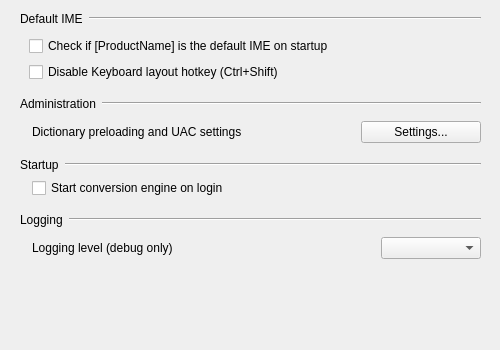
    <widget class="QWidget" name="miscTab">
     <attribute name="title">
      <string>Misc</string>
     </attribute>
     <widget class="QWidget" name="widgetMisc" native="true">
      <property name="geometry">
       <rect>
        <x>20</x>
        <y>10</y>
        <width>471</width>
        <height>331</height>
       </rect>
      </property>
      <property name="sizePolicy">
       <sizepolicy hsizetype="Preferred" vsizetype="Fixed">
        <horstretch>0</horstretch>
        <verstretch>0</verstretch>
       </sizepolicy>
      </property>
      <layout class="QVBoxLayout" name="verticalLayout">
       <property name="spacing">
        <number>15</number>
       </property>
       <property name="leftMargin">
        <number>0</number>
       </property>
       <property name="topMargin">
        <number>2</number>
       </property>
       <property name="rightMargin">
        <number>5</number>
       </property>
       <property name="bottomMargin">
        <number>0</number>
       </property>
       <item>
        <widget class="QWidget" name="miscDefaultIMEWidget" native="true">
         <property name="sizePolicy">
          <sizepolicy hsizetype="Preferred" vsizetype="Fixed">
           <horstretch>0</horstretch>
           <verstretch>0</verstretch>
          </sizepolicy>
         </property>
         <layout class="QVBoxLayout" name="verticalLayout_3">
          <property name="spacing">
           <number>10</number>
          </property>
          <property name="leftMargin">
           <number>0</number>
          </property>
          <property name="topMargin">
           <number>0</number>
          </property>
          <property name="rightMargin">
           <number>5</number>
          </property>
          <property name="bottomMargin">
           <number>0</number>
          </property>
          <item>
           <widget class="QWidget" name="widget_3" native="true">
            <property name="sizePolicy">
             <sizepolicy hsizetype="Preferred" vsizetype="Fixed">
              <horstretch>0</horstretch>
              <verstretch>0</verstretch>
             </sizepolicy>
            </property>
            <layout class="QHBoxLayout" name="horizontalLayout_5">
             <property name="spacing">
              <number>6</number>
             </property>
             <property name="margin">
              <number>0</number>
             </property>
             <item>
              <widget class="QLabel" name="checkDefaultLabel">
               <property name="text">
                <string>Default IME</string>
               </property>
              </widget>
             </item>
             <item>
              <widget class="Line" name="checkDefaultLine">
               <property name="sizePolicy">
                <sizepolicy hsizetype="MinimumExpanding" vsizetype="Fixed">
                 <horstretch>0</horstretch>
                 <verstretch>0</verstretch>
                </sizepolicy>
               </property>
               <property name="orientation">
                <enum>Qt::Horizontal</enum>
               </property>
              </widget>
             </item>
            </layout>
           </widget>
          </item>
          <item>
           <widget class="QWidget" name="widget_4" native="true">
            <property name="sizePolicy">
             <sizepolicy hsizetype="Preferred" vsizetype="Fixed">
              <horstretch>0</horstretch>
              <verstretch>0</verstretch>
             </sizepolicy>
            </property>
            <layout class="QVBoxLayout" name="verticalLayout_2">
             <property name="topMargin">
              <number>0</number>
             </property>
             <property name="rightMargin">
              <number>0</number>
             </property>
             <property name="bottomMargin">
              <number>0</number>
             </property>
             <item>
              <widget class="QCheckBox" name="checkDefaultCheckBox">
               <property name="sizePolicy">
                <sizepolicy hsizetype="Minimum" vsizetype="Fixed">
                 <horstretch>0</horstretch>
                 <verstretch>0</verstretch>
                </sizepolicy>
               </property>
               <property name="text">
                <string>Check if [ProductName] is the default IME on startup</string>
               </property>
               <property name="tristate">
                <bool>false</bool>
               </property>
              </widget>
             </item>
             <item>
              <widget class="QCheckBox" name="IMEHotKeyDisabledCheckBox">
               <property name="text">
                <string>Disable Keyboard layout hotkey (Ctrl+Shift)</string>
               </property>
              </widget>
             </item>
            </layout>
           </widget>
          </item>
         </layout>
        </widget>
       </item>
       <item>
        <widget class="QWidget" name="miscAdministrationWidget" native="true">
         <property name="sizePolicy">
          <sizepolicy hsizetype="Preferred" vsizetype="Fixed">
           <horstretch>0</horstretch>
           <verstretch>0</verstretch>
          </sizepolicy>
         </property>
         <layout class="QVBoxLayout" name="verticalLayout_4">
          <property name="spacing">
           <number>10</number>
          </property>
          <property name="leftMargin">
           <number>0</number>
          </property>
          <property name="topMargin">
           <number>0</number>
          </property>
          <property name="rightMargin">
           <number>5</number>
          </property>
          <property name="bottomMargin">
           <number>0</number>
          </property>
          <item>
           <widget class="QWidget" name="widget_7" native="true">
            <property name="sizePolicy">
             <sizepolicy hsizetype="Preferred" vsizetype="Fixed">
              <horstretch>0</horstretch>
              <verstretch>0</verstretch>
             </sizepolicy>
            </property>
            <layout class="QHBoxLayout" name="horizontalLayout_7">
             <property name="spacing">
              <number>6</number>
             </property>
             <property name="margin">
              <number>0</number>
             </property>
             <item>
              <widget class="QLabel" name="administrationLabel">
               <property name="text">
                <string>Administration</string>
               </property>
              </widget>
             </item>
             <item>
              <widget class="Line" name="administrationLine">
               <property name="sizePolicy">
                <sizepolicy hsizetype="MinimumExpanding" vsizetype="Fixed">
                 <horstretch>0</horstretch>
                 <verstretch>0</verstretch>
                </sizepolicy>
               </property>
               <property name="orientation">
                <enum>Qt::Horizontal</enum>
               </property>
              </widget>
             </item>
            </layout>
           </widget>
          </item>
          <item>
           <widget class="QWidget" name="widget_8" native="true">
            <property name="sizePolicy">
             <sizepolicy hsizetype="Preferred" vsizetype="Fixed">
              <horstretch>0</horstretch>
              <verstretch>0</verstretch>
             </sizepolicy>
            </property>
            <layout class="QGridLayout" name="gridLayout_7">
             <property name="leftMargin">
              <number>12</number>
             </property>
             <property name="topMargin">
              <number>0</number>
             </property>
             <property name="rightMargin">
              <number>0</number>
             </property>
             <property name="bottomMargin">
              <number>0</number>
             </property>
             <item row="0" column="0">
              <widget class="QLabel" name="dictionaryPreloadingAndUACLabel">
               <property name="text">
                <string>Dictionary preloading and UAC settings</string>
               </property>
              </widget>
             </item>
             <item row="0" column="2">
              <widget class="QPushButton" name="launchAdministrationDialogButton">
               <property name="minimumSize">
                <size>
                 <width>120</width>
                 <height>0</height>
                </size>
               </property>
               <property name="text">
                <string>Settings...</string>
               </property>
              </widget>
             </item>
             <item row="0" column="1">
              <spacer name="horizontalSpacer_9">
               <property name="orientation">
                <enum>Qt::Horizontal</enum>
               </property>
               <property name="sizeHint" stdset="0">
                <size>
                 <width>40</width>
                 <height>20</height>
                </size>
               </property>
              </spacer>
             </item>
            </layout>
           </widget>
          </item>
         </layout>
        </widget>
       </item>
       <item>
        <widget class="QWidget" name="miscStartupWidget" native="true">
         <property name="sizePolicy">
          <sizepolicy hsizetype="Preferred" vsizetype="Fixed">
           <horstretch>0</horstretch>
           <verstretch>0</verstretch>
          </sizepolicy>
         </property>
         <layout class="QVBoxLayout" name="verticalLayout_7">
          <property name="leftMargin">
           <number>0</number>
          </property>
          <property name="topMargin">
           <number>0</number>
          </property>
          <property name="rightMargin">
           <number>5</number>
          </property>
          <property name="bottomMargin">
           <number>0</number>
          </property>
          <item>
           <widget class="QWidget" name="widget_11" native="true">
            <property name="sizePolicy">
             <sizepolicy hsizetype="Preferred" vsizetype="Fixed">
              <horstretch>0</horstretch>
              <verstretch>0</verstretch>
             </sizepolicy>
            </property>
            <layout class="QHBoxLayout" name="horizontalLayout_19">
             <property name="margin">
              <number>0</number>
             </property>
             <item>
              <widget class="QLabel" name="startupLabel">
               <property name="text">
                <string>Startup</string>
               </property>
              </widget>
             </item>
             <item>
              <widget class="Line" name="startupLine">
               <property name="sizePolicy">
                <sizepolicy hsizetype="MinimumExpanding" vsizetype="Fixed">
                 <horstretch>0</horstretch>
                 <verstretch>0</verstretch>
                </sizepolicy>
               </property>
               <property name="orientation">
                <enum>Qt::Horizontal</enum>
               </property>
              </widget>
             </item>
            </layout>
           </widget>
          </item>
          <item>
           <widget class="QWidget" name="widget_12" native="true">
            <layout class="QVBoxLayout" name="verticalLayout_6">
             <property name="leftMargin">
              <number>12</number>
             </property>
             <property name="topMargin">
              <number>0</number>
             </property>
             <property name="rightMargin">
              <number>0</number>
             </property>
             <property name="bottomMargin">
              <number>0</number>
             </property>
             <item>
              <widget class="QCheckBox" name="startupCheckBox">
               <property name="text">
                <string>Start conversion engine on login</string>
               </property>
              </widget>
             </item>
            </layout>
           </widget>
          </item>
         </layout>
        </widget>
       </item>
       <item>
        <widget class="QWidget" name="miscLoggingWidget" native="true">
         <property name="sizePolicy">
          <sizepolicy hsizetype="Preferred" vsizetype="Fixed">
           <horstretch>0</horstretch>
           <verstretch>0</verstretch>
          </sizepolicy>
         </property>
         <layout class="QVBoxLayout" name="verticalLayout_5">
          <property name="spacing">
           <number>10</number>
          </property>
          <property name="leftMargin">
           <number>0</number>
          </property>
          <property name="topMargin">
           <number>0</number>
          </property>
          <property name="rightMargin">
           <number>5</number>
          </property>
          <property name="bottomMargin">
           <number>0</number>
          </property>
          <item>
           <widget class="QWidget" name="widget_9" native="true">
            <property name="sizePolicy">
             <sizepolicy hsizetype="Preferred" vsizetype="Fixed">
              <horstretch>0</horstretch>
              <verstretch>0</verstretch>
             </sizepolicy>
            </property>
            <layout class="QHBoxLayout" name="horizontalLayout_13">
             <property name="margin">
              <number>0</number>
             </property>
             <item>
              <widget class="QLabel" name="loggingLabel">
               <property name="text">
                <string>Logging</string>
               </property>
              </widget>
             </item>
             <item>
              <widget class="Line" name="loggingLine">
               <property name="sizePolicy">
                <sizepolicy hsizetype="MinimumExpanding" vsizetype="Fixed">
                 <horstretch>0</horstretch>
                 <verstretch>0</verstretch>
                </sizepolicy>
               </property>
               <property name="orientation">
                <enum>Qt::Horizontal</enum>
               </property>
              </widget>
             </item>
            </layout>
           </widget>
          </item>
          <item>
           <widget class="QWidget" name="widget_10" native="true">
            <property name="sizePolicy">
             <sizepolicy hsizetype="Preferred" vsizetype="Fixed">
              <horstretch>0</horstretch>
              <verstretch>0</verstretch>
             </sizepolicy>
            </property>
            <layout class="QHBoxLayout" name="horizontalLayout_15">
             <property name="leftMargin">
              <number>12</number>
             </property>
             <property name="topMargin">
              <number>0</number>
             </property>
             <property name="rightMargin">
              <number>0</number>
             </property>
             <property name="bottomMargin">
              <number>0</number>
             </property>
             <item>
              <widget class="QLabel" name="verboseLevelLabel">
               <property name="text">
                <string>Logging level (debug only)</string>
               </property>
              </widget>
             </item>
             <item>
              <spacer name="horizontalSpacer_13">
               <property name="orientation">
                <enum>Qt::Horizontal</enum>
               </property>
               <property name="sizeHint" stdset="0">
                <size>
                 <width>40</width>
                 <height>20</height>
                </size>
               </property>
              </spacer>
             </item>
             <item>
              <widget class="QComboBox" name="verboseLevelComboBox">
               <property name="minimumSize">
                <size>
                 <width>100</width>
                 <height>0</height>
                </size>
               </property>
              </widget>
             </item>
            </layout>
           </widget>
          </item>
         </layout>
        </widget>
       </item>
       <item>
        <spacer name="verticalSpacer_2">
         <property name="orientation">
          <enum>Qt::Vertical</enum>
         </property>
         <property name="sizeHint" stdset="0">
          <size>
           <width>20</width>
           <height>40</height>
          </size>
         </property>
        </spacer>
       </item>
      </layout>
     </widget>
    </widget>
